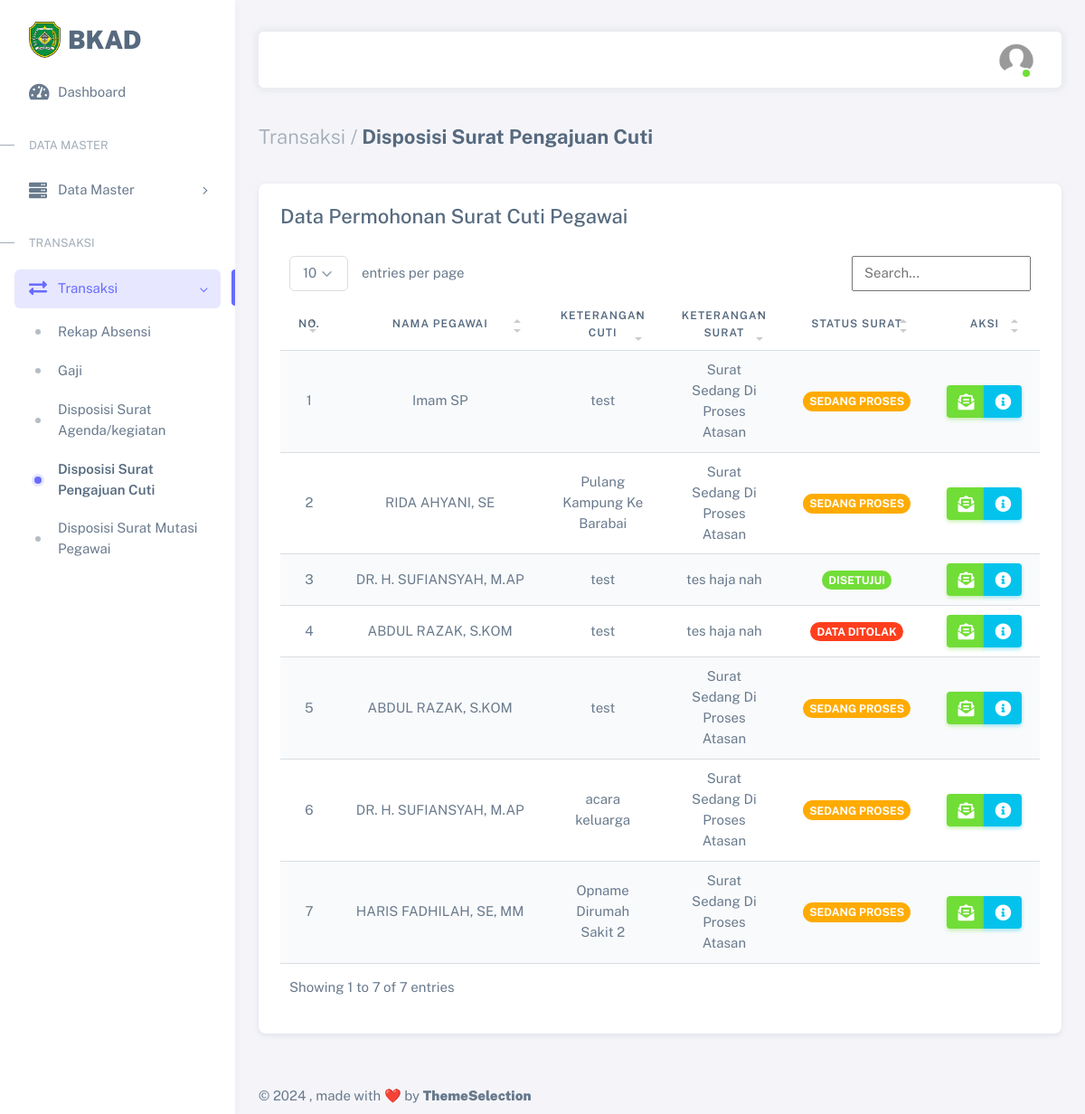
Page /atasan/cuti.php (signed in) on the committed database.
### tables this page shows
CREATE TABLE `cuti` (
  `id_cuti` int(11) NOT NULL,
  `id_pg` int(11) NOT NULL,
  `tgl_aw` date NOT NULL,
  `tgl_ak` date NOT NULL,
  `lama_cuti` varchar(5) NOT NULL,
  `keterangan` varchar(199) NOT NULL,
  `ket_cuti` varchar(210) NOT NULL,
  `no_cuti` varchar(11) NOT NULL,
  `status_cuti` varchar(55) NOT NULL,
  `file_cuti` varchar(200) NOT NULL
);

CREATE TABLE `t_pegawai` (
  `id_pg` int(11) NOT NULL,
  `nip` varchar(25) NOT NULL,
  `nama_lengkap` varchar(120) NOT NULL,
  `id_jabatan` int(11) NOT NULL,
  `jenis_kelamin` varchar(35) NOT NULL,
  `agama` varchar(20) NOT NULL,
  `status` varchar(20) NOT NULL,
  `tempat_lahir` varchar(120) NOT NULL,
  `tanggal_lahir` date NOT NULL,
  `alamat_rumah` varchar(200) NOT NULL,
  `no_telpon` varchar(13) NOT NULL,
  `file_foto` varchar(255) DEFAULT NULL,
  `pegawai` enum('asn','non asn') NOT NULL,
  `golongan` varchar(255) DEFAULT NULL
);

### atasan/cuti.php (the view, shortened to what this page needs)
<?php
require_once('../head.php');
?>
<div class="layout-wrapper layout-content-navbar">
	<div class="layout-container">
		<aside id="layout-menu" class="layout-menu menu-vertical menu bg-menu-theme">
			<div class="app-brand demo d-grid">
				<a href="index.php" class="app-brand-link">
					<span class="app-brand-logo demo">
						<img src="../assets/img/logo/tapin.png" width="35" class="img-fluid">
					</span>
					<span class="app-brand-text demo menu-text fw-bolder ms-2 text-uppercase">BKAD</span>
				</a>
			</div>
			<ul class="menu-inner py-1">
				<li class="menu-item">
					<a href="index.php" class="menu-link">
						<i class="menu-icon fas fa-tachometer-alt"></i>
						<div data-i18n="Dashboard">Dashboard</div>
					</a>
				</li>
				<li class="menu-header small text-uppercase">
					<span class="menu-header-text">Data Master</span>
				</li>
				<li class="menu-item">
					<a href="javascript:void(0);" class="menu-link menu-toggle">
						<i class="menu-icon fas fa-server"></i>
						<div data-i18n="Data Master">Data Master</div>
					</a>
				</li>
				<li class="menu-header small text-uppercase">
					<span class="menu-header-text">Transaksi</span>
				</li>
				<li class="menu-item active open">
					<a href="javascript:void(0);" class="menu-link menu-toggle">
						<i class="menu-icon fas fa-exchange-alt"></i>
						<div data-i18n="Transaksi">Transaksi</div>
					</a>
					<ul class="menu-sub">
						<li class="menu-item">
							<a href="absensi.php" class="menu-link">
								<div data-i18n="Absensi">Rekap Absensi</div>
							</a>
						</li>
						<li class="menu-item">
							<a href="gaji.php" class="menu-link">
								<div data-i18n="Gaji">Gaji</div>
							</a>
						</li>
						<li class="menu-item">
							<a href="kegiatan.php" class="menu-link">
								<div data-i18n="Disposisi Surat Agenda">Disposisi Surat Agenda/kegiatan</div>
							</a>
						</li>
						<li class="menu-item active">
							<a href="cuti.php" class="menu-link">
								<div data-i18n="Disposisi Surat Cuti">Disposisi Surat Pengajuan Cuti</div>
							</a>
						</li>
						<li class="menu-item">
							<a href="mutasi.php" class="menu-link">
								<div data-i18n="Disposisi Surat Mutasi">Disposisi Surat Mutasi Pegawai</div>
							</a>
						</li>
					</ul>
				</li>
			</ul>
		</aside>
		<div class="layout-page">
			<nav class="layout-navbar container-xxl navbar navbar-expand-xl navbar-detached align-items-center bg-navbar-theme" id="layout-navbar">
				<div class="navbar-nav-right d-flex align-items-center" id="navbar-collapse">
					<ul class="navbar-nav flex-row align-items-center ms-auto">
						<li class="nav-item navbar-dropdown dropdown-user dropdown">
							<a class="nav-link dropdown-toggle hide-arrow" href="javascript:void(0);" data-bs-toggle="dropdown">
								<div class="avatar avatar-online">
									<img src="../assets/img/avatars/user.png" alt class="w-px-40 h-auto rounded-circle" />
								</div>
							</a>
						</li>
					</ul>
				</div>
			</nav>
			<div class="content-wrapper">
				<div class="container-xxl flex-grow-1 container-p-y">
					<h4 class="fw-bold py-3 mb-4"><span class="text-muted fw-light">Transaksi /</span> Disposisi Surat Pengajuan Cuti</h4>
					<div class="row">
						<div class="col-md-6 col-lg-4 col-xl-12 order-0 mb-4">
							<div class="card">
								<div class="card-header pb-3">
									<h4 class="mb-2 d-inline-block">Data Permohonan Surat Cuti Pegawai</h4>
								</div>
								<div class="card-body">
									<div class="table-responsive">
										<table class="table table-striped table-hover table-fixed table-flush" id="table1" width="100%">
											<thead>
												<tr>
													<th style="vertical-align: middle;" class="text-center">No.</th>
													<th style="vertical-align: middle;" class="text-center">Nama Pegawai</th>
													<th style="vertical-align: middle;" class="text-center">Keterangan Cuti</th>
													<th style="vertical-align: middle;" class="text-center">Keterangan Surat</th>
													<th style="vertical-align: middle;" class="text-center">Status Surat</th>
													<th style="vertical-align: middle;" class="text-center">Aksi</th>
												</tr>
											</thead>
											<tbody>
												<?php
												$query = mysqli_query(
													$koneksi,
													"SELECT * FROM cuti
													INNER JOIN t_pegawai ON cuti.id_pg=t_pegawai.id_pg
													INNER JOIN jabatan ON t_pegawai.id_jabatan=jabatan.id_jabatan
													ORDER BY id_cuti DESC"
												);
												$no = 1;
												while ($data = mysqli_fetch_array($query)) { ?>
													<tr>
														<td style="vertical-align: middle;" class="text-center">
															<?= $no++ ?>
														</td>
														<td style="vertical-align: middle;" class="text-center text-nowrap"><?= $data['nama_lengkap'] ?></td>
														<td style="vertical-align: middle;" class="text-center"><?= $data['keterangan']; ?></td>
														<td style="vertical-align: middle;" class="text-center"><?= $data['ket_cuti'] ?></td>
														<td style="vertical-align: middle;" class="text-center">
															<?php
															if ($data['status_cuti'] == 'Surat Sedang Diproses Atasan') {
																echo "<span class='badge rounded-pill bg-warning'><b>Sedang Proses</b></span>";
															} else if ($data['status_cuti'] == 'Disetujui Atasan') {
																echo "<span class='badge rounded-pill bg-success'><b>Disetujui</b></span>";
															} else if ($data['status_cuti'] == "Data Ditolak Atasan") {
																echo "<span class='badge rounded-pill bg-danger'><b>Data Ditolak</b></span>";
															}
															?>
														</td>
														<td style="vertical-align: middle;" class="text-center">
															<div class="btn-group" role="group">
																<button data-id="<?= $data['id_cuti']; ?>" onclick="isiIdCuti(this)" data-bs-toggle="modal" data-bs-target="#disposisiModal" type="button" title="Disposisi Surat Permohonan Cuti" class="btn btn-sm btn-success d-flex align-items-center justify-content-center py-2">
																	<i class="fas fa-envelope-open-text fs-5"></i>
																</button>
																<a title="Detail Surat Cuti" href="detail_cuti.php?id_cuti=<?= $data['id_cuti']; ?>" class="btn btn-sm btn-info d-flex align-items-center justify-content-center py-2">
																	<i class="fas fa-info-circle fs-5"></i>
																</a>
															</div>
														</td>
													</tr>
												<?php } ?>
											</tbody>
										</table>
									</div>
								</div>
							</div>
						</div>
					</div>
				</div>
				<?php require_once("../footer.php"); ?>

### assets/css/demo.css (style rules this page uses)
.menu .app-brand.demo { height: 64px; margin-top: 12px; }
.app-brand-text.demo { font-size: 1.75rem; letter-spacing: -0.5px; text-transform: lowercase; }

### rows in the picture
cuti: id_pg.nama_lengkap "Imam SP", keterangan "test", ket_cuti "Surat Sedang Di Proses Atasan", shows "SEDANG PROSES"
cuti: id_pg.nama_lengkap "RIDA AHYANI, SE", keterangan "Pulang Kampung Ke Barabai", ket_cuti "Surat Sedang Di Proses Atasan", shows "SEDANG PROSES"
cuti: id_pg.nama_lengkap "DR. H. SUFIANSYAH, M.AP", keterangan "test", ket_cuti "tes haja nah", status_cuti "DISETUJUI"
cuti: id_pg.nama_lengkap "ABDUL RAZAK, S.KOM", keterangan "test", ket_cuti "tes haja nah", shows "DATA DITOLAK"
cuti: id_pg.nama_lengkap "ABDUL RAZAK, S.KOM", keterangan "test", ket_cuti "Surat Sedang Di Proses Atasan", shows "SEDANG PROSES"
cuti: id_pg.nama_lengkap "DR. H. SUFIANSYAH, M.AP", keterangan "acara keluarga", ket_cuti "Surat Sedang Di Proses Atasan", shows "SEDANG PROSES"
cuti: id_pg.nama_lengkap "HARIS FADHILAH, SE, MM", keterangan "Opname Dirumah Sakit 2", ket_cuti "Surat Sedang Di Proses Atasan", shows "SEDANG PROSES"
